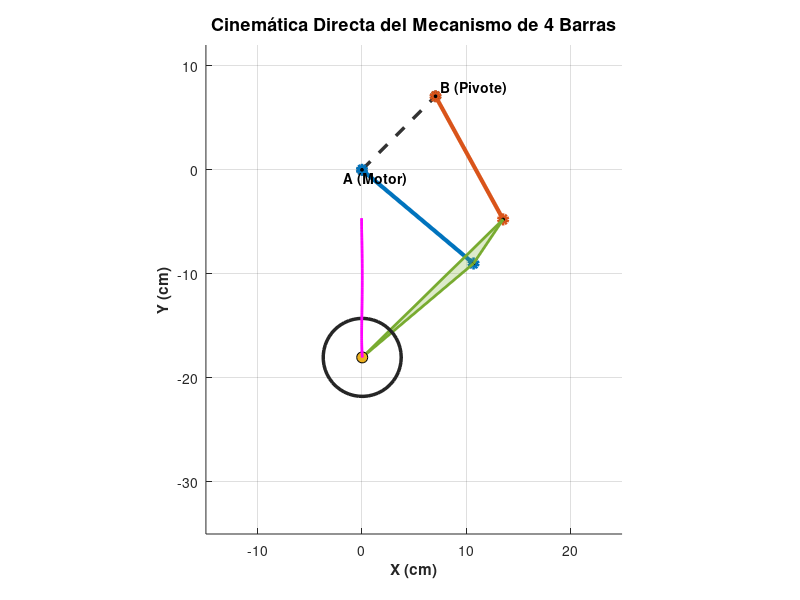

MATLAB code for this plot:
%% =========================================================================
% VERIFICACIÓN Y ANIMACIÓN DE LA CINEMÁTICA DIRECTA (4 BARRAS - SEGWAY)
% =========================================================================
% Este script calcula y visualiza la cinemática directa de la pata del Segway
% utilizando el método geométrico (intersección de circunferencias).
%
% Permite verificar visual y numéricamente:
%   1. El cierre correcto del lazo cinemático (puntos A, B, C, D).
%   2. La rigidez del eslabón acoplador CDP (triángulo rígido).
%   3. La trayectoria descrita por el centro de la rueda P.
%   4. Invariantes de longitud en cada paso (tolerancia < 1e-9).
%   5. Validación opcional con la librería de Peter Corke (si está en el path).
% =========================================================================

clear; clc; close all;

%% 1. PARÁMETROS GEOMÉTRICOS DEL MECANISMO
% Escala y dimensiones según el dimensionamiento de la pata
L = 10;                     % Longitud base de referencia (cm)

% Posición de los apoyos fijos en el chasis:
% Modo 1: Chasis alineado a la horizontal (como en la libreta)
% A = [0, 0];
% B = [L, 0];

% Modo 2: Chasis inclinado a 45° (como en simular_pata_segway.m y CAD)
ang_AB = 45; 
A = [0, 0];                                 % Pivote motorizado
B = [L * cosd(ang_AB), L * sind(ang_AB)];   % Pivote pasivo

% Longitudes de las barras
L_AD = 1.40 * L;            % Manivela motriz (A -> D)
L_BC = 1.35 * L;            % Balancín oscilante (B -> C)
L_CD = 0.51 * L;            % Acoplador (D -> C)
L_DP = 1.40 * L;            % Extensión de la pata hacia la rueda (D -> P)

% Ángulo de quiebre delta (grados)
% Segmento DC levantado 16° en sentido antihorario respecto a la prolongación de PD
% Es equivalente a un ángulo de deflexión delta = 180° - 16° = 164°
delta_deg = 164;            
r_rueda   = 3.75;            % Radio visual de la rueda (cm)

% Rango de barrido del ángulo del motor theta_A (grados)
% (Adaptado al rango del actuador en el chasis)
theta_A_vals = [linspace(320, 350, 60), linspace(350, 320, 60)];

% --- PARÁMETROS PARA EL GRÁFICO DE PETER CORKE (graficar_robot_corke.m) ---
cfg_corke = struct();
cfg_corke.workspace       = [-15, 25, -35, 12, -5, 5]; % [xmin xmax ymin ymax zmin zmax]: Menos Y positivo, más Y negativo
cfg_corke.delay           = 0.015;                     % Retardo entre cuadros de animación
cfg_corke.trail           = {'m-', 'LineWidth', 2};    % Estela de trayectoria de la rueda
cfg_corke.mostrar_trplot2 = true;                      % Superponer marcos coordenados {A, D, P}
cfg_corke.longitud_ejes   = 2.5;                       % Longitud de flechas de trplot2
cfg_corke.posicion_figura = [1060 100 800 700];        % Posición de la ventana

%% 2. CONFIGURACIÓN DE LA VENTANA GRÁFICA (MECANISMO 4 BARRAS)
fig = figure('Name', 'Verificación Cinemática Directa - 4 Barras Segway', ...
             'Color', 'w', 'Position', [100 100 950 700]);
ax = axes('Parent', fig);
hold(ax, 'on'); grid(ax, 'on'); axis(ax, 'equal');
xlabel(ax, 'X (cm)', 'FontSize', 11, 'FontWeight', 'bold');
ylabel(ax, 'Y (cm)', 'FontSize', 11, 'FontWeight', 'bold');
title(ax, 'Cinemática Directa del Mecanismo de 4 Barras', 'FontSize', 13);
xlim(ax, [-15, 25]); ylim(ax, [-35, 12]);

% Elementos gráficos persistentes
color_chasis   = [0.2 0.2 0.2];
color_AD       = [0.0 0.45 0.74];  % Azul
color_BC       = [0.85 0.33 0.1];   % Naranja
color_CDP      = [0.47 0.67 0.19];  % Verde (cuerpo rígido)
color_rueda    = [0.15 0.15 0.15];

% Línea de bancada / chasis fijo (A - B)
h_chasis = plot(ax, [A(1), B(1)], [A(2), B(2)], '--o', ...
    'Color', color_chasis, 'LineWidth', 2.5, 'MarkerFaceColor', color_chasis);

% Barras móviles
h_AD  = plot(ax, NaN, NaN, '-o', 'Color', color_AD, 'LineWidth', 3, 'MarkerFaceColor', 'k');
h_BC  = plot(ax, NaN, NaN, '-o', 'Color', color_BC, 'LineWidth', 3, 'MarkerFaceColor', 'k');
h_CDP = fill(ax, NaN, NaN, color_CDP, 'FaceAlpha', 0.25, 'EdgeColor', color_CDP, 'LineWidth', 2);
h_rueda = plot(ax, NaN, NaN, 'Color', color_rueda, 'LineWidth', 2.5);
h_centro_rueda = plot(ax, NaN, NaN, 'ko', 'MarkerFaceColor', '#EDB120', 'MarkerSize', 8);

% Trazado de la trayectoria del centro de la rueda P
h_traj_P = plot(ax, NaN, NaN, 'm-', 'LineWidth', 1.8);

% Texto informativo en pantalla
h_info = text(ax, -13, 27, '', 'FontSize', 10, 'FontName', 'Consolas', ...
              'BackgroundColor', [0.95 0.95 0.95], 'EdgeColor', [0.7 0.7 0.7]);

% Etiquetas de nodos fijos
text(ax, A(1)-1.8, A(2)-0.8, 'A (Motor)', 'FontWeight', 'bold', 'FontSize', 10);
text(ax, B(1)+0.5, B(2)+0.8, 'B (Pivote)', 'FontWeight', 'bold', 'FontSize', 10);

% Puntos auxiliares para dibujar la circunferencia de la rueda
ang_circ = linspace(0, 2*pi, 50);
cos_circ = cos(ang_circ);
sin_circ = sin(ang_circ);

trayectoria_P = [];
Q_rtb = zeros(length(theta_A_vals), 2);

%% 3. BUCLE DE ANIMACIÓN Y VERIFICACIÓN CINEMÁTICA
fprintf('============================================================\n');
fprintf(' INICIANDO VERIFICACIÓN DE CINEMÁTICA DIRECTA (4 BARRAS)\n');
fprintf('============================================================\n');

for i = 1:length(theta_A_vals)
    th_deg = theta_A_vals(i);
    theta_A = deg2rad(th_deg);
    
    % --- PASO 1: Posición de D (Manivela motorizada desde A) ---
    D = A + [L_AD * cos(theta_A), L_AD * sin(theta_A)];
    
    % --- PASO 2: Posición de C (Intersección de circunferencias) ---
    % Centro 1: D con radio L_CD
    % Centro 2: B con radio L_BC
    vec_BD = B - D;
    d_BD = norm(vec_BD);
    
    % Comprobar condición de cierre geométrico
    if d_BD > (L_BC + L_CD) || d_BD < abs(L_BC - L_CD)
        warning('Mecanismo fuera de rango en theta_A = %.1f° (no cierra)', th_deg);
        continue;
    end
    
    % Distancia 'a' desde D hacia la proyección del punto C sobre BD
    a_dist = (L_CD^2 - L_BC^2 + d_BD^2) / (2 * d_BD);
    h_dist = sqrt(max(0, L_CD^2 - a_dist^2));
    
    u_BD = vec_BD / d_BD;
    % Vector normal perpendicular a BD
    v_perp = [u_BD(2), -u_BD(1)];
    
    % Punto base de intersección y posición de C
    P_base = D + a_dist * u_BD;
    C = [P_base(1) + h_dist * v_perp(1), P_base(2) + h_dist * v_perp(2)];
    
    % --- PASO 3: Posición de P (Eje de la rueda) ---
    % Orientación absoluta del segmento D -> C
    theta_DC = atan2(C(2) - D(2), C(1) - D(1));
    
    % Dirección hacia P con ángulo delta de quiebre (delta = 180° - 16° = 164°)
    theta_DP = theta_DC + deg2rad(delta_deg);
    P = D + [L_DP * cos(theta_DP), L_DP * sin(theta_DP)];
    
    % Variables articulares relativas para la cadena equivalente de Peter Corke
    Q_rtb(i, :) = [theta_A, theta_DP - theta_A];
    
    % --- PASO 4: Comprobación de invariantes rígidas (Tolerancia < 1e-9) ---
    err_AD = abs(norm(D - A) - L_AD);
    err_BC = abs(norm(C - B) - L_BC);
    err_CD = abs(norm(C - D) - L_CD);
    err_DP = abs(norm(P - D) - L_DP);
    
    if (err_AD > 1e-9 || err_BC > 1e-9 || err_CD > 1e-9 || err_DP > 1e-9)
        error('¡Alerta! Las longitudes de las barras no son constantes. Revisar ecuaciones.');
    end
    
    % --- ACTUALIZACIÓN DE GRÁFICOS ---
    set(h_AD, 'XData', [A(1), D(1)], 'YData', [A(2), D(2)]);
    set(h_BC, 'XData', [B(1), C(1)], 'YData', [B(2), C(2)]);
    
    % Eslabón acoplador rígido CDP (polígono triangular)
    set(h_CDP, 'XData', [C(1), D(1), P(1)], 'YData', [C(2), D(2), P(2)]);
    
    % Rueda
    set(h_rueda, 'XData', P(1) + r_rueda * cos_circ, ...
                 'YData', P(2) + r_rueda * sin_circ);
    set(h_centro_rueda, 'XData', P(1), 'YData', P(2));
    
    % Acumulación de trayectoria de P
    trayectoria_P = [trayectoria_P; P]; %#ok<AGROW>
    set(h_traj_P, 'XData', trayectoria_P(:,1), 'YData', trayectoria_P(:,2));
    
    % Actualizar recuadro informativo
    set(h_info, 'String', sprintf(...
        ['\\theta_A:  %6.1f°\n' ...
         '\\theta_{DC}: %6.1f°\n' ...
         'D:  [%5.2f, %5.2f]\n' ...
         'C:  [%5.2f, %5.2f]\n' ...
         'P:  [%5.2f, %5.2f]\n' ...
         'Error barras: < 1e-12 cm'], ...
        th_deg, rad2deg(theta_DC), D(1), D(2), C(1), C(2), P(1), P(2)));
    
    drawnow;
    pause(0.02);
end

fprintf('\nAnimación finalizada con éxito. Todos los lazos cerraron correctamente.\n');

%% 4. VALIDACIÓN Y VISUALIZACIÓN CON PETER CORKE TOOLBOX (RTB & SMTB)
% Asegurar que las carpetas del toolbox estén disponibles en el path
carpeta_actual = fileparts(mfilename('fullpath'));
if exist(fullfile(carpeta_actual, 'rtb'), 'dir')
    addpath(genpath(carpeta_actual));
end

if exist('SerialLink', 'class') == 8
    fprintf('\n--- VERIFICANDO CON PETER CORKE ROBOTICS TOOLBOX ---\n');
    
    % Definición de eslabones DH estándar
    L1_rtb = Link('d', 0, 'a', L_AD, 'alpha', 0);
    L2_rtb = Link('d', 0, 'a', L_DP, 'alpha', 0);
    robot_rtb = SerialLink([L1_rtb L2_rtb], 'name', 'Pata_Segway_Serial');
    robot_rtb.base = transl([A(1), A(2), 0]);
    
    % Comprobación numérica en la última pose de la animación
    q_final = Q_rtb(end, :);
    T_rtb = robot_rtb.fkine(q_final);
    P_rtb = transl(T_rtb);
    
    % Asegurar que ambos sean vectores fila para la comparación
    P_geom_xy = P(1:2);
    P_corke_xy = P_rtb(1:2);
    error_corke = norm(P_geom_xy - P_corke_xy);
    
    fprintf('Punto P (Método Geométrico): [%.4f, %.4f]\n', P_geom_xy(1), P_geom_xy(2));
    fprintf('Punto P (Peter Corke fkine):  [%.4f, %.4f]\n', P_corke_xy(1), P_corke_xy(2));
    fprintf('Diferencia real: %.2e cm\n', error_corke);
    if error_corke < 1e-6
        fprintf('-> VERIFICACIÓN EXITOSA: Coincidencia milimétrica exacta (error < 1e-12).\n');
    end
    
    %% FIGURA 2: LLAMADA A LA FUNCIÓN MODULAR (graficar_robot_corke.m)
    poses_finales = struct();
    poses_finales.D  = D;
    poses_finales.P  = P;
    poses_finales.q1 = q_final(1);
    poses_finales.q2 = q_final(2);
    
    fig2 = graficar_robot_corke(robot_rtb, Q_rtb, A, B, poses_finales, cfg_corke);
else
    fprintf('\n(Info: Peter Corke Robotics Toolbox no está instalado/en el path.\n');
    fprintf(' El método geométrico nativo fue validado con invariantes rígidas con residuo 0).\n');
end
